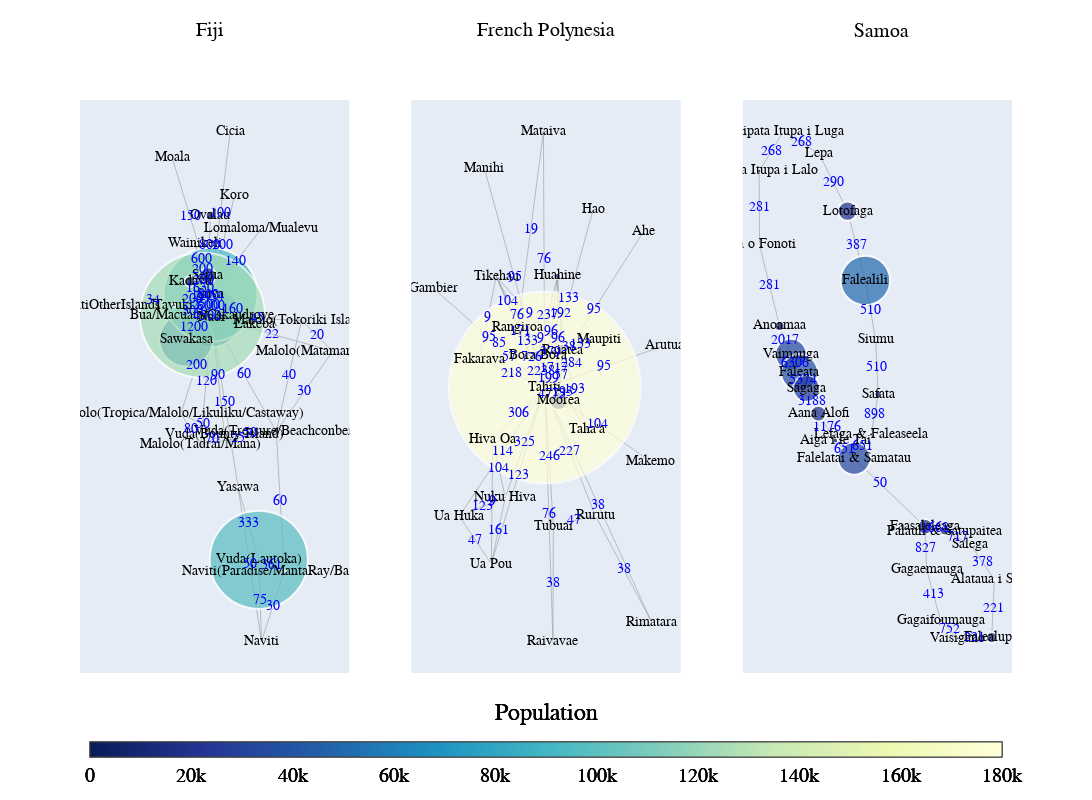

The notebook cell saved with this chart:
### Code cell
import plotly.graph_objects as go
import networkx as nx
from plotly.subplots import make_subplots
import json

def draw_plotly_graph(fig, json_path, title, row, col, cmin, cmax):
    with open(json_path, 'r', encoding='utf-8') as file:
        df = json.load(file)

    locations = df['n']
    links = df['Connectivity Matrix W']
    ports = df['ports_according_communities']

    location_map = {}
    for location, port_list in ports.items():
        for port in port_list:
            location_map[port.strip()] = location

    G = nx.Graph()

    for location, population in locations.items():
        G.add_node(location, size=population, label=f"{location}")

    for connection, volume in links.items():
        loc1, loc2 = [location_map[port.strip()] for port in connection.split(',')]
        G.add_edge(loc1, loc2, weight=volume)

    pos = nx.spring_layout(G)
    edge_x = []
    edge_y = []
    edge_text = []
    for edge in G.edges():
        x0, y0 = pos[edge[0]]
        x1, y1 = pos[edge[1]]
        edge_x.extend([x0, x1, None])
        edge_y.extend([y0, y1, None])
        edge_text.append(f'{G[edge[0]][edge[1]]["weight"]}')

    edge_trace = go.Scatter(
        x=edge_x, y=edge_y,
        line=dict(width=0.5, color='#888'),
        hoverinfo='none',
        mode='lines')

    node_x = []
    node_y = []
    node_text = []
    node_size = []
    for node in G.nodes():
        x, y = pos[node]
        node_x.append(x)
        node_y.append(y)
        node_text.append(G.nodes[node]['label'])
        node_size.append(G.nodes[node]['size'])

    node_trace = go.Scatter(
        x=node_x, y=node_y,
        mode='markers+text',
        hoverinfo='text',
        text=node_text,
        marker=dict(
            showscale=True,
            colorscale='YlGnBu',
            reversescale=True,
            color=node_size,
            cmin=cmin,
            cmax=cmax,
            size=[size / 1000 for size in node_size],
            colorbar=dict(
                thickness=15,
                orientation='h',
                title='Population',
                xanchor='center',
                titleside='top',
                titlefont=dict(size=24, family='Arial', color='black'),
                tickfont=dict(size=20, family='Arial', color='black'),
                x=0.5,
                y=-0.2,
                tickvals=[0, 20000, 40000, 60000, 80000, 100000, 120000, 140000, 160000, 180000],
                ticktext=['0', '20k', '40k', '60k', '80k', '100k', '120k', '140k', '160k', '180k']
            ),
            line_width=2))

    edge_weight_trace = go.Scatter(
        x=[(pos[edge[0]][0] + pos[edge[1]][0]) / 2 for edge in G.edges()],
        y=[(pos[edge[0]][1] + pos[edge[1]][1]) / 2 for edge in G.edges()],
        text=edge_text,
        mode='text',
        hoverinfo='none',
        textfont=dict(color='blue', size=14, family='Arial')
    )

    fig.add_trace(edge_trace, row=row, col=col)
    fig.add_trace(node_trace, row=row, col=col)
    fig.add_trace(edge_weight_trace, row=row, col=col)

    fig.update_xaxes(showgrid=False, zeroline=False, showticklabels=False, row=row, col=col)
    fig.update_yaxes(showgrid=False, zeroline=False, showticklabels=False, row=row, col=col)
    fig.update_annotations(dict(font_size=12))

# 设置统一的颜色条范围
cmin = 0
cmax = 180000

# 创建一个包含1行3列的子图
fig = make_subplots(rows=1, cols=3, subplot_titles=('Fiji', 'French Polynesia', 'Samoa'))

# 绘制并添加每个图到子图中，使用统一的颜色条范围
draw_plotly_graph(fig, 'fj_network.json', 'Fiji', 1, 1, cmin, cmax)
draw_plotly_graph(fig, 'fp_network.json', 'French Polynesia', 1, 2, cmin, cmax)
draw_plotly_graph(fig, 'ws_network.json', 'Samoa', 1, 3, cmin, cmax)

# 更新布局设置
#fig.update_layout(showlegend=False, height=800, width=1800, font=dict(size=24, family='Arial', color='black')) #title_text="Network Graphs",

fig.update_layout(showlegend=False, height=800, width=1800, 
                  font=dict(size=14, family='Arial', color='black'), 
                  annotations=[dict(text='Fiji', x=0.14, y=1.1, xref='paper', yref='paper', showarrow=False, font=dict(size=20)),
                               dict(text='French Polynesia', x=0.5, y=1.1, xref='paper', yref='paper', showarrow=False, font=dict(size=20)),
                               dict(text='Samoa', x=0.86, y=1.1, xref='paper', yref='paper', showarrow=False, font=dict(size=20))]) #title_text="Network Graphs", 

# 保存图形为高分辨率图片，可以通过增加图片尺寸和缩放比例来提高分辨率
fig.write_image('network_graphs_high_res.png', width=3600, height=1600, scale=3)
# 显示图形
fig.show()

### Figure 1 — Plotly figure (JSON) as saved in the notebook; plotly's stock layout.template omitted (floating-point values rounded to 4 significant figures; data arrays with more than 128 entries replaced by an {"elided": "..."} marker saying what was removed)
{"data": [{"hoverinfo": "none", "line": {"color": "#888", "width": 0.5}, "mode": "lines", "type": "scatter", "x": [-0.0907, -0.3176, null, -0.0907, 0.003853, null, -0.0907, 0.5733, null, -0.0907, -0.1715, null, -0.0907, 0.3866, null, -0.0907, 0.8043, null, -0.0907, 0.105, null, -0.0907, -0.1177, null, -0.0907, -0.09872, null, -0.0907, -0.3683, null, -0.0907, -0.1583, null, -0.0907, -0.2129, null, -0.2783, -0.1583, null, 0.2577, 0.4466, null, 0.2577, 0.105, null, 0.2577, 0.278, null, -0.3176, 0.003853, null, -0.3176, -0.1715, null, 0.003853, -0.1715, null, 0.003853, 0.3866, null, -0.09872, -0.2494, null, -0.09872, -0.3683, null, -0.09872, 0.2269, null, -0.09872, 0.04676, null, -0.09872, 0.2771, null, -0.09872, -0.9405, null, -0.09872, 0.07859, null, -0.09872, -0.1583, null, -0.09872, -0.2129, null, 0.4466, 0.3866, null, 0.4466, 0.278, null, 0.5733, 0.3866, null, 0.5733, 0.8043, null, -0.1715, 0.3866, null, 0.3866, 0.8043, null, 0.105, 0.278, null, -0.1583, -0.1177, null, -0.1177, -0.3815, null, -0.1177, -0.09936, null, -0.1177, -0.2129, null], "xaxis": "x", "y": [0.08795, -0.2361, null, 0.08795, -0.3055, null, 0.08795, 0.07782, null, 0.08795, -0.3402, null, 0.08795, -0.2954, null, 0.08795, -0.02568, null, 0.08795, -0.4834, null, 0.08795, 0.2283, null, 0.08795, 0.1637, null, 0.08795, 0.1287, null, 0.08795, 0.09457, null, 0.08795, 0.3362, null, 0.01262, 0.09457, null, -0.7262, -0.764, null, -0.7262, -0.4834, null, -0.7262, -1, null, -0.2361, -0.3055, null, -0.2361, -0.3402, null, -0.3055, -0.3402, null, -0.3055, -0.2954, null, 0.1637, 0.2088, null, 0.1637, 0.1287, null, 0.1637, 0.06454, null, 0.1637, 0.7113, null, 0.1637, 0.3856, null, 0.1637, 0.1268, null, 0.1637, 0.4954, null, 0.1637, 0.09457, null, 0.1637, 0.3362, null, -0.764, -0.2954, null, -0.764, -1, null, 0.07782, -0.2954, null, 0.07782, -0.02568, null, -0.3402, -0.2954, null, -0.2954, -0.02568, null, -0.4834, -1, null, 0.09457, 0.2283, null, 0.2283, 0.624, null, 0.2283, 0.43, null, 0.2283, 0.3362, null], "yaxis": "y"}, {"hoverinfo": "text", "marker": {"cmax": 180000, "cmin": 0, "color": [59717, 53614, 98264, 1961, 600, 94088, 2410, 300, 800, 400, 2226, 150, 500, 124994, 10869, 16366, 4033, 1383, 1557, 1028, 1753, 9606, 230, 2937, 4486], "colorbar": {"orientation": "h", "thickness": 15, "tickfont": {"color": "black", "family": "Arial", "size": 20}, "ticktext": ["0", "20k", "40k", "60k", "80k", "100k", "120k", "140k", "160k", "180k"], "tickvals": [0, 20000, 40000, 60000, 80000, 100000, 120000, 140000, 160000, 180000], "title": {"font": {"color": "black", "family": "Arial", "size": 24}, "side": "top", "text": "Population"}, "x": 0.5, "xanchor": "center", "y": -0.2}, "colorscale": [[0, "rgb(255,255,217)"], [0.125, "rgb(237,248,177)"], [0.25, "rgb(199,233,180)"], [0.375, "rgb(127,205,187)"], [0.5, "rgb(65,182,196)"], [0.625, "rgb(29,145,192)"], [0.75, "rgb(34,94,168)"], [0.875, "rgb(37,52,148)"], [1, "rgb(8,29,88)"]], "line": {"width": 2}, "reversescale": true, "showscale": true, "size": [59.72, 53.61, 98.26, 1.961, 0.6, 94.09, 2.41, 0.3, 0.8, 0.4, 2.226, 0.15, 0.5, 125.0, 10.87, 16.37, 4.033, 1.383, 1.557, 1.028, 1.753, 9.606, 0.23, 2.937, 4.486]}, "mode": "markers+text", "text": ["Nadi", "Sawakasa", "Vuda(Lautoka)", "Malolo(Tropica/Malolo/Likuliku/Castaway)", "Vuda(Bounty Island)", "Suva", "Naviti(Paradise/MantaRay/Barefoot)", "Malolo(Tokoriki Island)", "Malolo(Tadrai/Mana)", "Vuda(Treasure/Beachconber)", "Yasawa", "Malolo(Matamanoa Island)", "Naviti", "Bua/Macuata/Cakaudrove", "Kadavu", "Serua", "Tavuki", "Moala", "Lakeba", "Cicia", "Lomaloma/Mualevu", "Ovalau", "LomaivitiOtherIslands", "Koro", "Wainikeli"], "type": "scatter", "x": [-0.0907, -0.2783, 0.2577, -0.3176, 0.003853, -0.09872, 0.4466, 0.5733, -0.1715, 0.3866, 0.105, 0.8043, 0.278, -0.1583, -0.2494, -0.1177, -0.3683, -0.3815, 0.2269, 0.04676, 0.2771, -0.09936, -0.9405, 0.07859, -0.2129], "xaxis": "x", "y": [0.08795, 0.01262, -0.7262, -0.2361, -0.3055, 0.1637, -0.764, 0.07782, -0.3402, -0.2954, -0.4834, -0.02568, -1, 0.09457, 0.2088, 0.2283, 0.1287, 0.624, 0.06454, 0.7113, 0.3856, 0.43, 0.1268, 0.4954, 0.3362], "yaxis": "y"}, {"hoverinfo": "none", "mode": "text", "text": ["200", "90", "45", "120", "60", "22", "150", "2454", "6000", "300", "4500", "200", "1200", "361", "333", "75", "50", "80", "70", "50", "1630", "200", "160", "100", "140", "34", "200", "2500", "200", "60", "30", "40", "20", "25", "30", "50", "1000", "150", "800", "600"], "textfont": {"color": "blue", "family": "Arial", "size": 14}, "type": "scatter", "x": [-0.2041, -0.04342, 0.2413, -0.1311, 0.148, 0.3568, 0.007159, -0.1042, -0.09471, -0.2295, -0.1245, -0.1518, -0.2183, 0.3521, 0.1813, 0.2678, -0.1569, -0.2445, -0.08383, 0.1952, -0.1741, -0.2335, 0.06412, -0.02598, 0.08918, -0.5196, -0.01006, -0.1285, -0.1558, 0.4166, 0.3623, 0.4799, 0.6888, 0.1075, 0.5955, 0.1915, -0.138, -0.2496, -0.1085, -0.1653], "xaxis": "x", "y": [-0.07406, -0.1088, 0.08289, -0.1261, -0.1037, 0.03114, -0.1977, 0.1581, 0.1258, 0.1083, 0.09126, 0.2121, 0.05359, -0.7451, -0.6048, -0.8631, -0.2708, -0.2881, -0.3228, -0.3005, 0.1863, 0.1462, 0.1141, 0.4375, 0.2746, 0.1453, 0.3296, 0.1292, 0.25, -0.5297, -0.882, -0.1088, 0.02607, -0.3178, -0.1605, -0.7417, 0.1614, 0.4261, 0.3292, 0.2823], "yaxis": "y"}, {"hoverinfo": "none", "line": {"color": "#888", "width": 0.5}, "mode": "lines", "type": "scatter", "x": {"elided": "150 float values"}, "xaxis": "x2", "y": {"elided": "150 float values"}, "yaxis": "y2"}, {"hoverinfo": "text", "marker": {"cmax": 180000, "cmin": 0, "color": [490, 1736, 10758, 1679, 1570, 1227, 2371, 6263, 1391, 1138, 292, 1302, 18201, 3025, 12388, 900, 3761, 893, 2163, 5296, 191779, 589, 2185, 719, 2168], "colorbar": {"orientation": "h", "thickness": 15, "tickfont": {"color": "black", "family": "Arial", "size": 20}, "ticktext": ["0", "20k", "40k", "60k", "80k", "100k", "120k", "140k", "160k", "180k"], "tickvals": [0, 20000, 40000, 60000, 80000, 100000, 120000, 140000, 160000, 180000], "title": {"font": {"color": "black", "family": "Arial", "size": 24}, "side": "top", "text": "Population"}, "x": 0.5, "xanchor": "center", "y": -0.2}, "colorscale": [[0, "rgb(255,255,217)"], [0.125, "rgb(237,248,177)"], [0.25, "rgb(199,233,180)"], [0.375, "rgb(127,205,187)"], [0.5, "rgb(65,182,196)"], [0.625, "rgb(29,145,192)"], [0.75, "rgb(34,94,168)"], [0.875, "rgb(37,52,148)"], [1, "rgb(8,29,88)"]], "line": {"width": 2}, "reversescale": true, "showscale": true, "size": [0.49, 1.736, 10.76, 1.679, 1.57, 1.227, 2.371, 6.263, 1.391, 1.138, 0.292, 1.302, 18.2, 3.025, 12.39, 0.9, 3.761, 0.893, 2.163, 5.296, 191.8, 0.589, 2.185, 0.719, 2.168]}, "mode": "markers+text", "text": ["Ahe", "Arutua", "Bora Bora", "Fakarava", "Gambier", "Hao", "Hiva Oa", "Huahine", "Makemo", "Manihi", "Mataiva", "Maupiti", "Moorea", "Nuku Hiva", "Raiatea", "Raivavae", "Rangiroa", "Rimatara", "Rurutu", "Taha'a", "Tahiti", "Tikehau", "Tubuai", "Ua Huka", "Ua Pou"], "type": "scatter", "x": [0.7458, 0.9107, -0.09753, -0.5671, -0.9319, 0.3431, -0.4598, 0.0582, 0.8003, -0.5269, -0.05439, 0.3914, 0.06685, -0.36, 0.09927, 0.0217, -0.2579, 0.8129, 0.3602, 0.2926, -0.04417, -0.4312, 0.02492, -0.7263, -0.4707], "xaxis": "x2", "y": [0.6074, 0.1593, 0.1215, 0.1058, 0.3846, 0.6947, -0.207, 0.4335, -0.2937, 0.8566, 0.9993, 0.1829, -0.05688, -0.4361, 0.1425, -1, 0.2322, -0.9268, -0.5057, -0.1676, -0.003957, 0.4312, -0.5478, -0.5091, -0.6968], "yaxis": "y2"}, {"hoverinfo": "none", "mode": "text", "text": ["95", "95", "57", "237", "38", "199", "379", "133", "193", "76", "2238", "85", "218", "9", "95", "133", "104", "306", "9", "96", "192", "96", "104", "95", "19", "76", "133", "284", "57", "4773", "123", "161", "325", "9", "193", "9", "1717", "76", "38", "104", "726", "38", "38", "47", "227", "171", "246", "114", "123", "47"], "textfont": {"color": "blue", "family": "Arial", "size": 14}, "type": "scatter", "x": [0.3508, 0.4333, -0.3323, -0.01967, 0.1469, -0.01534, 0.0008672, -0.1777, 0.09755, -0.2644, -0.07085, -0.4125, -0.3056, -0.4992, -0.4881, 0.1495, -0.4099, -0.252, -0.4653, 0.06252, 0.07873, 0.007015, 0.3781, -0.2855, -0.1561, -0.04928, 0.2453, 0.1736, 0.08306, 0.01134, -0.5431, -0.4154, -0.2021, -0.07932, 0.196, -0.166, 0.02755, -0.01124, 0.02331, -0.3446, -0.151, 0.5865, 0.3843, 0.1926, 0.158, -0.2377, -0.009625, -0.3852, -0.2575, -0.5985], "xaxis": "x2", "y": [0.3017, 0.07769, 0.1136, 0.2775, 0.1522, 0.03232, 0.132, 0.1769, -0.02303, 0.2764, 0.05879, 0.169, 0.0509, 0.2685, 0.1903, 0.3454, -0.3216, -0.1055, -0.4519, 0.1883, 0.288, 0.2148, -0.1488, 0.4263, 0.6157, 0.4977, 0.1627, 0.08947, 0.04281, -0.03042, -0.4726, -0.5664, -0.22, 0.1873, -0.01255, 0.2868, 0.06927, -0.502, -0.7739, 0.3317, 0.1141, -0.7163, -0.4654, -0.5268, -0.2548, 0.2136, -0.2759, -0.2566, -0.3504, -0.603], "yaxis": "y2"}, {"hoverinfo": "none", "line": {"color": "#888", "width": 0.5}, "mode": "lines", "type": "scatter", "x": [0.3973, 0.4064, null, 0.3973, 0.5246, null, 0.3973, -0.2106, null, 0.4064, 0.501, null, 0.501, 0.6159, null, 0.6159, 0.8453, null, 0.8453, 0.8646, null, 0.8646, 0.7008, null, 0.7008, 0.5246, null, -0.5092, -0.586, null, -0.5092, -0.4518, null, -0.4518, -0.4047, null, -0.4047, -0.3248, null, -0.3248, -0.2106, null, -0.2106, -0.08265, null, -0.08265, 0.03175, null, 0.03175, 0.07877, null, 0.07877, 0.06271, null, 0.06271, -0.006998, null, -0.006998, -0.1276, null, -0.1276, -0.3182, null, -0.3182, -0.5614, null, -0.5614, -0.7235, null, -0.7235, -0.7217, null, -0.7217, -0.586, null], "xaxis": "x3", "y": [-0.4359, -0.5911, null, -0.4359, -0.4516, null, -0.4359, -0.1223, null, -0.5911, -0.7762, null, -0.7762, -0.8419, null, -0.8419, -0.8381, null, -0.8381, -0.6287, null, -0.6287, -0.4993, null, -0.4993, -0.4516, null, 0.1901, 0.2939, null, 0.1901, 0.124, null, 0.124, 0.06685, null, 0.06685, -0.0247, null, -0.0247, -0.1223, null, -0.1223, -0.1878, null, -0.1878, -0.1007, null, -0.1007, 0.04545, null, 0.04545, 0.2429, null, 0.2429, 0.459, null, 0.459, 0.7112, null, 0.7112, 0.9194, null, 0.9194, 1, null, 1, 0.8572, null, 0.8572, 0.5883, null, 0.5883, 0.2939, null], "yaxis": "y3"}, {"hoverinfo": "text", "marker": {"cmax": 180000, "cmin": 0, "color": [15290, 4136, 4797, 3760, 11060, 1891, 3584, 8338, 31531, 36942, 26869, 15939, 5880, 32560, 4488, 7320, 2551, 49580, 19350, 1460, 1338, 4426, 1404, 10085], "colorbar": {"orientation": "h", "thickness": 15, "tickfont": {"color": "black", "family": "Arial", "size": 20}, "ticktext": ["0", "20k", "40k", "60k", "80k", "100k", "120k", "140k", "160k", "180k"], "tickvals": [0, 20000, 40000, 60000, 80000, 100000, 120000, 140000, 160000, 180000], "title": {"font": {"color": "black", "family": "Arial", "size": 24}, "side": "top", "text": "Population"}, "x": 0.5, "xanchor": "center", "y": -0.2}, "colorscale": [[0, "rgb(255,255,217)"], [0.125, "rgb(237,248,177)"], [0.25, "rgb(199,233,180)"], [0.375, "rgb(127,205,187)"], [0.5, "rgb(65,182,196)"], [0.625, "rgb(29,145,192)"], [0.75, "rgb(34,94,168)"], [0.875, "rgb(37,52,148)"], [1, "rgb(8,29,88)"]], "line": {"width": 2}, "reversescale": true, "showscale": true, "size": [15.29, 4.136, 4.797, 3.76, 11.06, 1.891, 3.584, 8.338, 31.53, 36.94, 26.87, 15.94, 5.88, 32.56, 4.488, 7.32, 2.551, 49.58, 19.35, 1.46, 1.338, 4.426, 1.404, 10.09]}, "mode": "markers+text", "text": ["Faasaleleaga", "Gagaemauga", "Gagaifoumauga", "Vaisigano", "Falealupo", "Alataua i Sisifo", "Salega", "Palauli & Satupaitea", "Vaimauga", "Faleata", "Sagaga", "Aana Alofi", "Aiga i le Tai", "Falelatai & Samatau", "Lefaga & Faleaseela", "Safata", "Siumu", "Falealili", "Lotofaga", "Lepa", "Aleipata Itupa i Luga", "Aleipata Itupa i Lalo", "Vaa o Fonoti", "Anoamaa"], "type": "scatter", "x": [0.3973, 0.4064, 0.501, 0.6159, 0.8453, 0.8646, 0.7008, 0.5246, -0.5092, -0.4518, -0.4047, -0.3248, -0.2106, -0.08265, 0.03175, 0.07877, 0.06271, -0.006998, -0.1276, -0.3182, -0.5614, -0.7235, -0.7217, -0.586], "xaxis": "x3", "y": [-0.4359, -0.5911, -0.7762, -0.8419, -0.8381, -0.6287, -0.4993, -0.4516, 0.1901, 0.124, 0.06685, -0.0247, -0.1223, -0.1878, -0.1007, 0.04545, 0.2429, 0.459, 0.7112, 0.9194, 1, 0.8572, 0.5883, 0.2939], "yaxis": "y3"}, {"hoverinfo": "none", "mode": "text", "text": ["827", "1668", "50", "413", "752", "221", "221", "378", "717", "2017", "6306", "5374", "3188", "1176", "651", "651", "898", "510", "510", "387", "290", "268", "268", "281", "281"], "textfont": {"color": "blue", "family": "Arial", "size": 14}, "type": "scatter", "x": [0.4018, 0.461, 0.09333, 0.4537, 0.5584, 0.7306, 0.855, 0.7827, 0.6127, -0.5476, -0.4805, -0.4282, -0.3647, -0.2677, -0.1467, -0.02545, 0.05526, 0.07074, 0.02786, -0.06729, -0.2229, -0.4398, -0.6424, -0.7226, -0.6539], "xaxis": "x3", "y": [-0.5135, -0.4437, -0.2791, -0.6837, -0.8091, -0.84, -0.7334, -0.564, -0.4755, 0.242, 0.1571, 0.09545, 0.02108, -0.07349, -0.1551, -0.1443, -0.02761, 0.1442, 0.351, 0.5851, 0.8153, 0.9597, 0.9286, 0.7228, 0.4411], "yaxis": "y3"}], "layout": {"annotations": [{"font": {"size": 20}, "showarrow": false, "text": "Fiji", "x": 0.14, "xanchor": "center", "xref": "paper", "y": 1.1, "yanchor": "bottom", "yref": "paper"}, {"font": {"size": 20}, "showarrow": false, "text": "French Polynesia", "x": 0.5, "xanchor": "center", "xref": "paper", "y": 1.1, "yanchor": "bottom", "yref": "paper"}, {"font": {"size": 20}, "showarrow": false, "text": "Samoa", "x": 0.86, "xanchor": "center", "xref": "paper", "y": 1.1, "yanchor": "bottom", "yref": "paper"}], "font": {"color": "black", "family": "Arial", "size": 14}, "height": 800, "showlegend": false, "width": 1800, "xaxis": {"anchor": "y", "domain": [0, 0.2889], "showgrid": false, "showticklabels": false, "zeroline": false}, "xaxis2": {"anchor": "y2", "domain": [0.3556, 0.6444], "showgrid": false, "showticklabels": false, "zeroline": false}, "xaxis3": {"anchor": "y3", "domain": [0.7111, 1], "showgrid": false, "showticklabels": false, "zeroline": false}, "yaxis": {"anchor": "x", "domain": [0, 1], "showgrid": false, "showticklabels": false, "zeroline": false}, "yaxis2": {"anchor": "x2", "domain": [0, 1], "showgrid": false, "showticklabels": false, "zeroline": false}, "yaxis3": {"anchor": "x3", "domain": [0, 1], "showgrid": false, "showticklabels": false, "zeroline": false}}}
